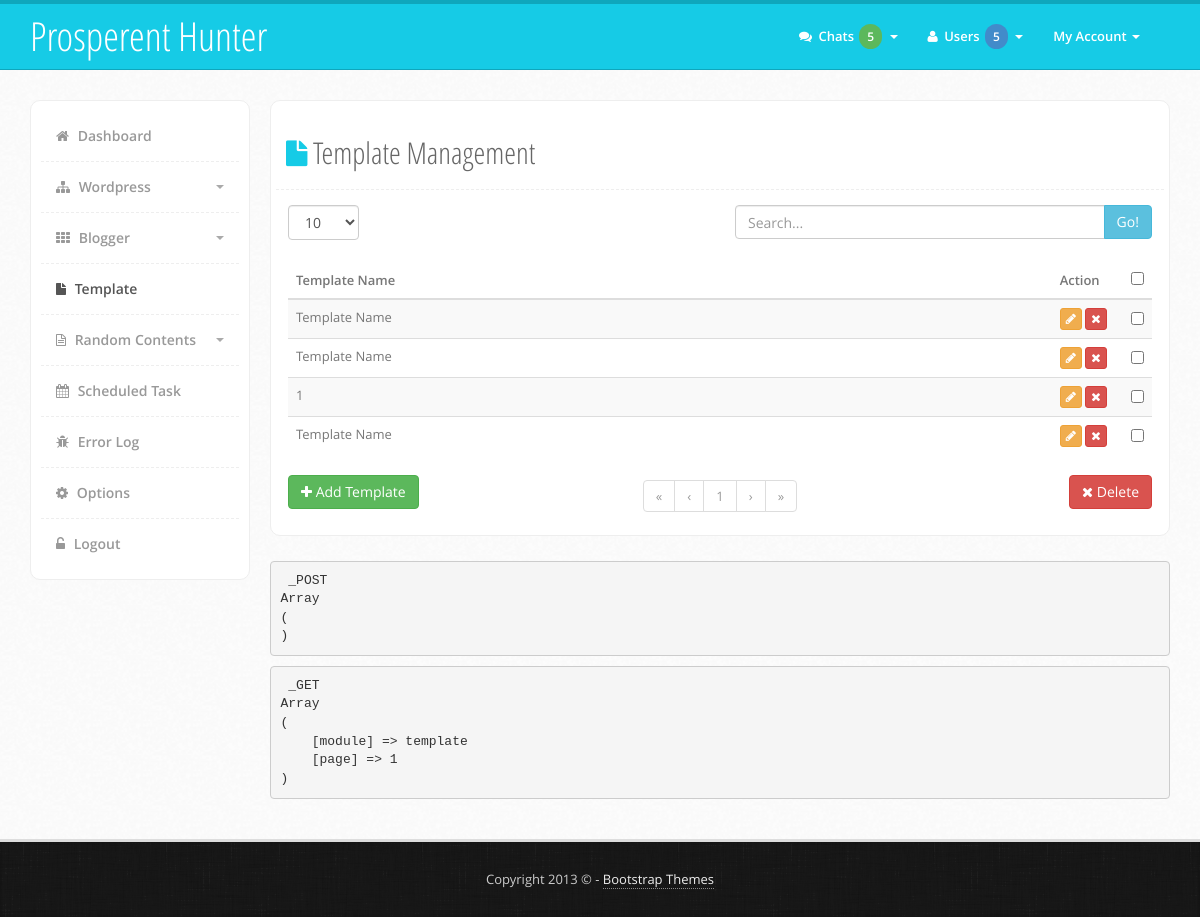
Screenshot of /?module=template (signed in) with the database file from the repository.
### tables this page shows
CREATE TABLE IF NOT EXISTS `template` (
  `ID` int(255) NOT NULL AUTO_INCREMENT,
  `name` varchar(255) NOT NULL,
  `title` longtext NOT NULL,
  `prefix` longtext NOT NULL,
  `suffix` longtext NOT NULL,
  `compare_table` varchar(8) NOT NULL DEFAULT 'OFF',
  `post_template` longtext NOT NULL,
  `options` longtext NOT NULL,
  PRIMARY KEY (`ID`)
);

### module.php (called while the page is built, shortened)
<?php
if (isset($_GET['module'])) {
    $module['module'] = $_GET['module'];
    if ($module['module'] == 'template') {
        if (isset($_GET['m-option'])) {
            if ($_GET['m-option'] == 'add-template') {
                $module['file'] = 'module/template/add-template.php';
                $module['title'] = 'Add Template';
            }
            if ($_GET['m-option'] == 'edit-template') {
                $module['file'] = 'module/template/edit-template.php';
                $module['title'] = 'Edit Template';
            }
        } else {
            $module['file'] = 'module/template/template.php';
            $module['title'] = 'Template Management';
        }
    }
} else {
    $module['module'] = 'dashboard';
    $module['file'] = 'dashboard.php';
    $module['title'] = 'Dashboard';
}
?>

### module/template/template.php (the view, shortened to what this page needs)
<?php
if (isset($_GET['length'])) {
    $limit = $_GET['length'];
} else {
    $limit = '10';
}
$page = (int)$_GET['page'];
$eu = (($page - '1') * $limit);
$queryTemplate = "SELECT * FROM template";
if (isset($_GET['search'])) {
    $search = slashes($_GET['search']);
    $queryTemplate .= " WHERE name LIKE '%" . $search . "%'";
} else {
    $search = NULL;
}
$resultTotal = $mysqli->query($queryTemplate)->num_rows OR trigger_error($mysqli->error . "[$queryTemplate]");
$queryData = $queryTemplate . " LIMIT $eu, $limit";
$resultTemplate = $mysqli->query($queryData) OR trigger_error($mysqli->error . "[$queryData]");
?>
                            <div class="content-box">
                                <div class="content-head">
                                    <h2><i class="fa fa-file color"></i> <?php echo $module['title']; ?></h2>
                                </div>
                                <div class="content-body">
                                    <form name ="tool-form" action="" method="GET">
                                        <div class="row">
                                            <div class="form-group col-md-6">
                                                <label>
                                                    <select name="length" class="form-control" size="1" onchange="this.form.submit()">
                                                        <option value="10" <?php echo ($limit == '10') ? "selected" : "" ?>>10</option>
                                                    </select>
                                                </label>
                                            </div>
                                            <div class="input-group col-md-6">
                                                <div class="input-group">
                                                    <input type="text" name="search" class="form-control" placeholder="Search..." value="<?php echo $search; ?>">
                                                    <span class="input-group-btn"><button type="submit" class="btn default">Go!</button></span>
                                                </div>
                                            </div>
                                        </div>
                                    </form>
                                    <form name="template-form" action="" method="POST">
                                        <table class="table table-striped table-hover">
                                            <thead>
                                                <tr>
                                                    <th class="col-md-11">Template Name</th>
                                                    <th class="col-md-1">Action</th>
                                                    <th class="col-md-1 text-center"><input type="checkbox" name="select-all" class="select-all" data-checkbox-name="delete-item[]" /></th>
                                                </tr>
                                            </thead>
                                            <tbody>
                                                <?php while ($templateRow = $resultTemplate->fetch_array(MYSQLI_ASSOC)) { ?>
                                                <tr>
                                                    <td><?php echo $templateRow['name']; ?></td>
                                                    <td>
                                                        <a href="?module=template&m-option=edit-template&id=<?php echo $templateRow['ID']; ?>" class="btn btn-xs yellow"><i class="fa fa-pencil" data-toggle="tooltip" title="Edit"></i></a>
                                                        <a href="#delete" class="btn btn-xs red deleteItem" data-toggle="modal" data-id="<?php echo $templateRow['ID']; ?>"><i class="fa fa-times" data-toggle="tooltip" title="Delete"></i></a>
                                                    </td>
                                                    <td class="text-center"><input type="checkbox" name="delete-item[]" value="<?php echo $templateRow['ID']; ?>" /></td>
                                                </tr>
                                                <?php } ?>
                                            </tbody>
                                        </table>
                                    </form>
                                    <div class="row">
                                        <div class="col-md-3 text-left">
                                            <a href="?module=template&m-option=add-template" class="btn green"><i class="fa fa-plus"></i> Add Template</a>
                                        </div>
                                        <div class="col-md-6">
                                            <div class="text-center">
                                                <ul class="pagination">
                                                    <?php echo pagination($resultTotal, $page, $limit, 'page'); ?>
                                                </ul>
                                            </div>
                                        </div>
                                        <div class="col-md-3 text-right">
                                            <a href="#delete" class="btn red" data-toggle="modal"><i class="fa fa-times"></i> Delete</a>
                                        </div>
                                    </div>
                                </div>
                            </div>

### assets/css/style.css (style rules this page uses)
body { font-family: 'Open Sans', sans-serif; color: #444; font-size: 13px; line-height: 25px; -webkit-font-smoothing: antialiased; background: #fafafa url('../img/main-back.png') repeat; }
h1,h2,h3,h4 { font-family: 'Open Sans Condensed', sans-serif; }
.color { color: #16cbe6; }
.pagination { margin: 5px 0px; }
.content-box { background: #fff; padding: 5px; border-radius: 10px; border-left: 1px solid #eee; border-top: 1px solid #eee; border-bottom: 1px solid #eee; border-right: 1px solid #eee; }
.content-box .content-head { margin: 0px; font-family: "Open Sans", sans-serif; font-size: 15px; line-height: 25px; color: #666; padding: 10px; margin-bottom: 10px; padding-bottom: 10px; border-bottom: 1px dashed #eee; }
.content-box .content-body { padding: 5px 12px; color: #777; }
.default { color: #ffffff; background-color: #5bc0de; border-color: #46b8da; }
.red { color: #ffffff; background-color: #d9534f; border-color: #d43f3a; }
.green { color: #ffffff; background-color: #5cb85c; border-color: #4cae4c; }
.yellow { color: #ffffff; background-color: #f0ad4e; border-color: #eea236; }

### rows the page displays
template: name "Template Name"
template: name "Template Name"
template: name "1"
template: name "Template Name"

### other values shown
$module['title'] "Template Management"
$page "1"
